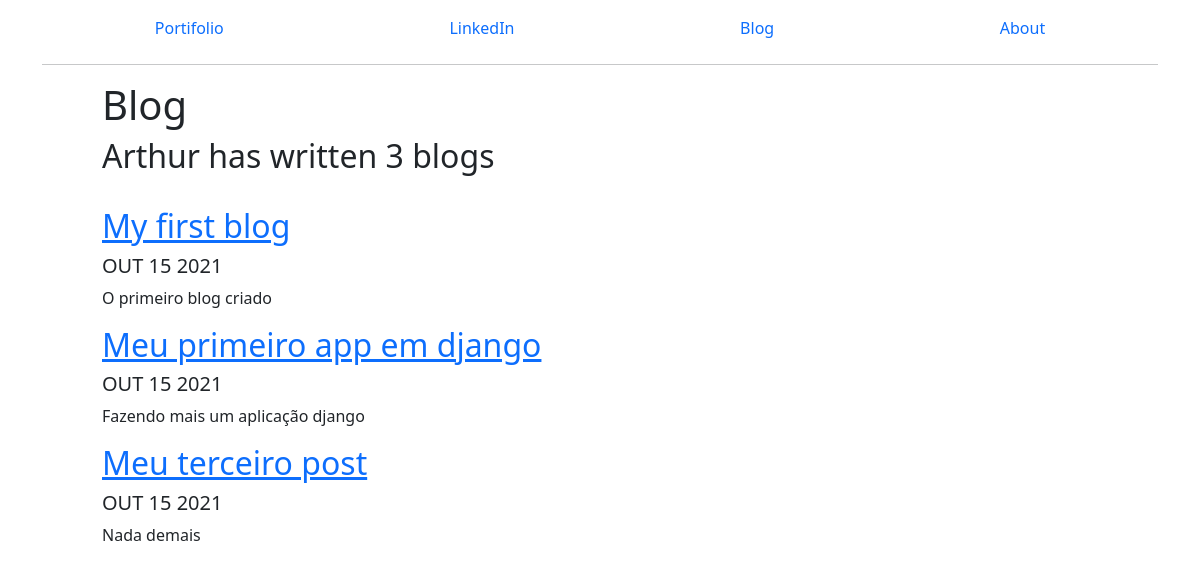
The page /blog/ on the database as committed earlier.
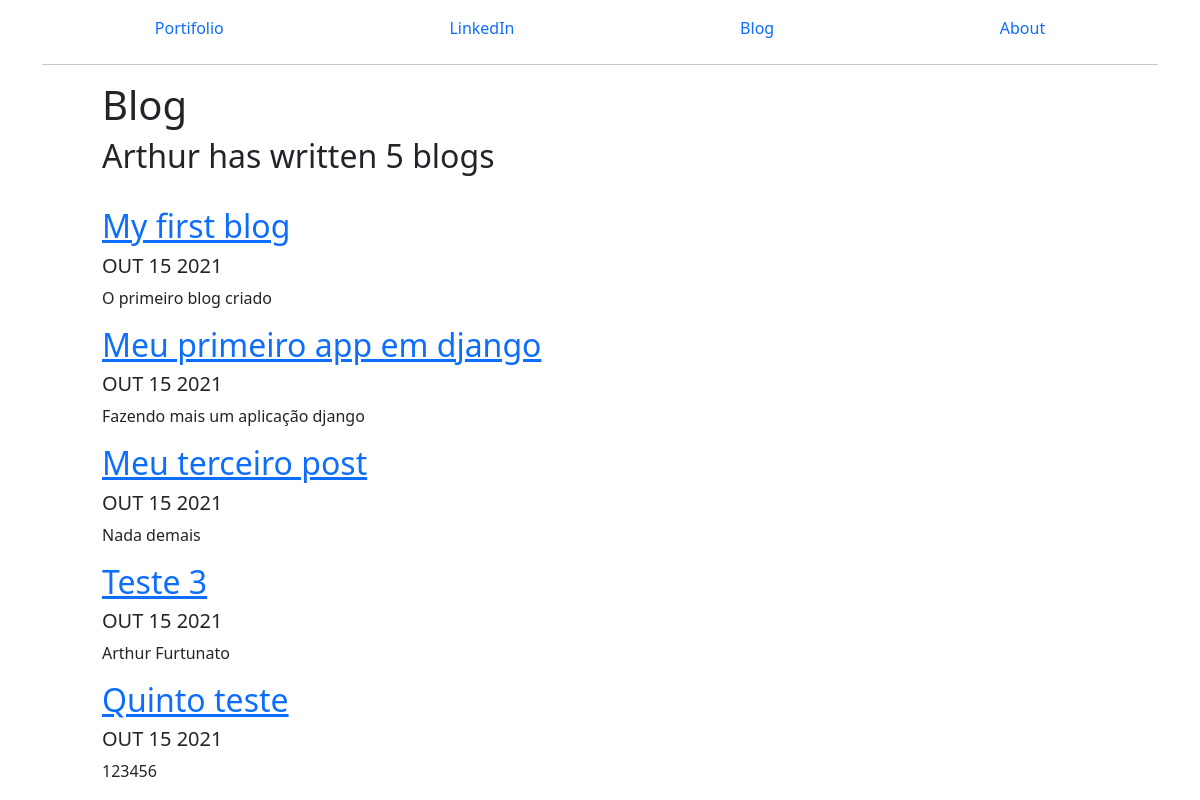
The same page on the database as committed later.
### blog/models.py (models this page shows)
class Blog(models.Model):
    title = models.CharField(max_length=100)
    date_post = models.DateField(auto_now_add=True)
    description = models.TextField()

### blog/views.py (the view)
# urls.py: path('', views.index, name='index'),
def index(request):
    blog = Blog.objects.order_by('-date_post')[:5]
    return render(request, 'blog/index.html', {
        'blog': blog,
    })

### templates/blog/index.html (shortened to what this page needs)
{% extends 'base.html' %}
{% block content %}
<div style="padding: 0px 60px;">
<h1>Blog</h1>
<h2>Arthur has written {{ blog.count }} blog{{ blog.count|pluralize }}</h2>
<br>
    {% for i in blog %}
        <a href="{{i.id}}"><h2>{{ i.title }}</h2></a>
        <h5>{{ i.date_post|date:'M d Y'|upper}}</h5>
        <p>{{ i.description|truncatechars:200 }}</p>
    {% endfor %}
</div>
{% endblock %}

Rows that differ between the two databases and show on the page:
added Blog: title "Teste 3", date_post "OUT 15 2021", description "Arthur Furtunato"
added Blog: title "Quinto teste", date_post "OUT 15 2021", description "123456"
Other text that changed with them:
{{ blog.count }}: "3" → "5"
